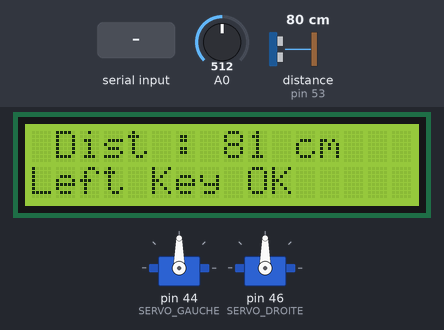
Simulated run of this sketch. Board: Arduino Mega 2560, built with avr-gcc and run on an emulated ATmega2560. Parts: 16×2 character LCD, 2 × servo. Inputs (shaded band) come from the test bench; at power-on: A0 = 512, distance to the obstacle (sensor on pin 53) 80 cm. The echo pulse lasts 58.3 µs per cm; what the sketch prints to the serial monitor is not drawn.

Above: at 1.2 s.
1.3 s: "f" received over the second serial link
At 1.6 s:
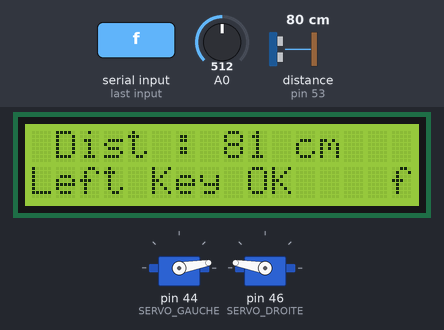
2.8 s: "b" received over the second serial link
At 3.9 s:
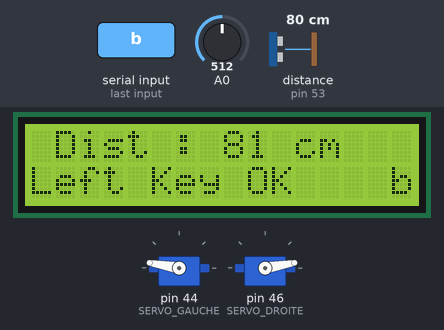
4.3 s: "l" received over the second serial link
At 4.9 s:
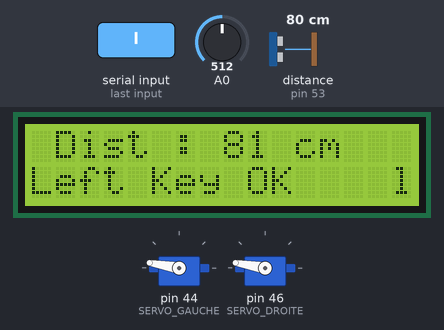
5.8 s: "r" received over the second serial link
At 6.3 s:
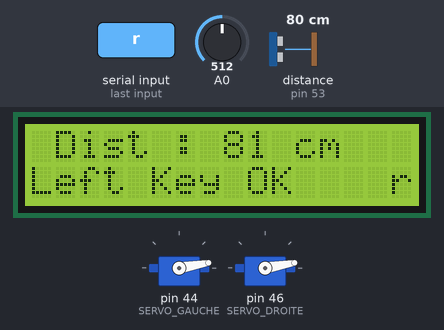
7.3 s: "d" received over the second serial link
At 8.5 s:
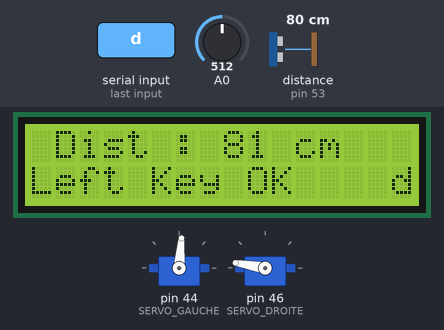
8.8 s: A0 set to 716
At 10.3 s:
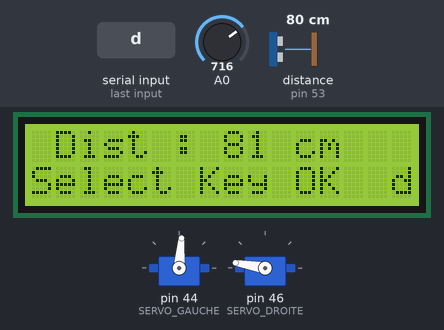
Timing chart, 0 to 11.3 s (numbered marks = the images above; inputs shaded):
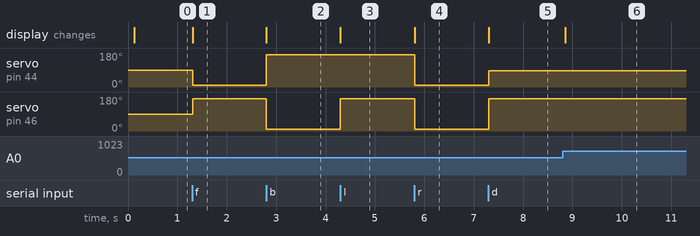

The sketch:

sketch_jun16a.ino
```cpp
#include <NewPing.h>
#include <Servo.h>
#include <LiquidCrystal.h>
#include "LCD_def.h"
#include "BT_def.h"
#include "ROUES_def.h"

/*
  The circuit:
 * LCD RS pin to digital pin 8
 * LCD Enable pin to digital pin 9
 * LCD D4 pin to digital pin 4
 * LCD D5 pin to digital pin 5
 * LCD D6 pin to digital pin 6
 * LCD D7 pin to digital pin 7
 * KEY pin to analogl pin 0
 * Vcc pin to  +5
 * Trig pin to digital pin 22
 * Echo pin to digital pin 24
 */

#define TRIGGER_PIN   51    //Trig_pin
#define ECHO_PIN      53    //Echo_pin
#define MAX_DISTANCE 500    //en cm

LiquidCrystal lcd(8, 9, 4, 5, 6, 7);
NewPing sonar(TRIGGER_PIN, ECHO_PIN, MAX_DISTANCE); // NewPing setup of pins and maximum distance.


//============================================================================
// Initialisation
//============================================================================
void setup()
{
    // create new custom characters
    lcd.createChar(0, customFlecheGauche);
    lcd.createChar(1, customFlecheDroite);
    lcd.createChar(2, customFlecheHaut);
    lcd.createChar(3, customFlecheBas);

    lcd.clear();
    lcd.begin(16, 2);
    lcd.setCursor(3, 1);
    lcd.write(byte(0));
    lcd.write(byte(1));
    lcd.write(byte(2));
    lcd.write(byte(3));
    lcd.setCursor(0,0);

    servo_g.attach(SERVO_GAUCHE);
    servo_d.attach(SERVO_DROITE);
    //servo_tete.attach(SERVO_TETE);
    roues_stop();
    //servo_tete.write(VITESSE_STOP);

    Serial.begin(115200);       // en USB
    Serial2.begin(115200);       // en bluetooth

    Serial.println("Hello");
    Serial2.println("Hello");
}

//============================================================================
// Boucle infinie
//============================================================================
void loop()
{
    unsigned int distance_cm = sonar.ping_cm(); // Send a ping and get the distance in whole centimeters.

    lcd.setCursor(0,0);
    lcd.print(" Dist : ");
    lcd.print(distance_cm);
    lcd.print(" cm  ");

    //Serial.println(distance_cm);    // en USB
    //Serial3.println(distance_cm);   // en bluetooth

    key = get_lcd_key();    // get key press, if any (-1 otherwise)
    bt  = get_bt_key();

    if (key != oldkey)  // if keypress is detected
    {
        delay(50);    // wait for debounce time

        key = get_lcd_key();    // convert into key press
        if (key != oldkey)
        {
            oldkey = key;
            if (key >=0)
            {
                lcd.setCursor(0, 1);  //line=2, x=0
                lcd.print(msgs[key]);
            }
        }
    }

    if(bt!=-1)
    {
        lcd.setCursor(15, 1);
        lcd.write(bt);
    }

    switch(bt)
    {
        //case -1:
        case 's':
            roues_stop(); break;
        case 'f':
            roues_cmd(+RAPIDE,+RAPIDE); break;
        case 'b':
            roues_cmd(-RAPIDE,-RAPIDE); break;
        case 'l':
            roues_cmd(-RAPIDE,+RAPIDE); break;
        case 'r':
            roues_cmd(+RAPIDE,-RAPIDE); break;
        case 'd':
            roues_cmd(+LENT  ,+RAPIDE); break;
        case 'c':
            roues_cmd(+RAPIDE,+LENT  ); break;
        case 'h':
            roues_cmd(-LENT  ,-RAPIDE); break;
        case 'e':
            roues_cmd(-RAPIDE,-LENT  ); break;
        default:
            // rien !
            break;
    }
}
```

BT_def.h
```cpp
int bt=-1;

//------------------------------------------------------------------------------------
// Définition des touches en provenance de l'appli
// Android "Arduino BT Joystick Free" version 3.0.5, de Felipe Porge
// https://play.google.com/store/apps/details?id=com.heightdev.arduinobtjoysticklite

#define BT1_NONE    '0'
#define BT1_RIGHT   '4'
#define BT1_UP      '1'
#define BT1_DOWN    '2'
#define BT1_LEFT    '3'
#define BT1_SELECT  '5'
#define BT1_START   '6'
#define BT1_TRIANG  '7'
#define BT1_SQUARE  '8'
#define BT1_X       '9'
#define BT1_BALL    'A'

//------------------------------------------------------------------------------------
// Définintion des touches en provenance de l'appli
// Android "Arduino Controlled Robot" de Silver Coder
// remarque : il existe aussi les touches ['0'..'9'] et '-'
// https://play.google.com/store/apps/details?id=pl.mobilerobots.vacuumcleanerrobot

#define BT2_GO      'g'
#define BT2_FORWARD 'f'
#define BT2_BACK    'b'      /*                         */
#define BT2_RIGHT   'r'      /*         d  f  c         */
#define BT2_LEFT    'l'      /*          \ | /          */
#define BT2_TOP_R   'c'      /*       l - g/s - r       */
#define BT2_TOP_L   'd'      /*          / | \          */
#define BT2_BOT_R   'e'      /*         h  b  e         */
#define BT2_BOT_L   'h'      /*                         */
#define BT2_STOP    's'
#define BT2_X       'x'

//------------------------------------------------------------------------------------
// Définintion des touches en provenance de l'appli
// Android "BT Bot Control" de PixelMason
// remarque : il existe aussi les touches ['0'..'8']
// remarque : en mode avancé; on recoit le jostick en "sX=75,Y=-55e" et les commande en "sC=1e"
// Remarque : Cette applic peut également afficher l'image d'une caméra IP
// Remarque : Affiche aussi les données en proveance du robot ">15|73%|25° C|item4|item5<"
// https://play.google.com/store/apps/details?id=appinventor.ai_picoware.BTBotControlLite

#define BT3_FORWARD 'U'
#define BT3_BACK    'D'
#define BT3_RIGHT   'R'
#define BT3_LEFT    'L'
#define BT3_STOP    'S'

//------------------------------------------------------------------------------------
// Définintion des touches en provenance de l'appli
// Android "Bluetooth Robot Remote Control" de Hobbyprojects.com
// https://play.google.com/store/apps/details?id=appinventor.ai_hobbyprojects_com.BluetoothRoboControl

#define BT4_UP      'A'
#define BT5_DOWN    'B'
#define BT5_LEFT    'C'
#define BT5_RIGHT   'D'
#define BT5_STOP    'E'
#define BT5_P360    'F'     // +360°
#define BT5_M360    'G'     // -360°

//============================================================================
// Lecture des ordre en provenance du bluetooth
//     -1 : pas de touche
//      0 : Droite
//      1 : Haut
//      2 : Bas
//      3 : Gauche
//      4 : Select
//============================================================================
int get_bt_key()
{
    int k = -1;
    int incomingByte = -1;   // for incoming serial data

    if (Serial2.available() > 0)
    {
        // read the incoming byte:
        incomingByte = Serial2.read();

        // conversion du code télécommande android en numéro de touche
        // pour l'appli Android "Arduino BT Joystick Free" version 3.0.5
        /*
        switch(incomingByte)
        {
            case BT1_NONE   : k=KEY_NONE; break;
            case BT1_RIGHT  : k=KEY_RIGHT; break;
            case BT1_UP     : k=KEY_UP; break;
            case BT1_DOWN   : k=KEY_DOWN; break;
            case BT1_LEFT   : k=KEY_LEFT; break;
            case BT1_SELECT : k=KEY_SELECT; break;
            default        : k=KEY_NONE; break;
        }
        */
        k = incomingByte;

        // pour debug sur port série
        /*
        Serial.print("BT received: 0x");
        Serial.print(incomingByte, HEX);    // en hexa
        Serial.print(" = ");
        Serial.print(incomingByte, DEC);    // en decimal
        Serial.print("d = '");
        */
        Serial.write(incomingByte);         // en ascii
        /*
        Serial.print("' --> touche ");
        Serial.println(k);
        */
    }

    return k;
}
```

ROUES_def.h
```cpp
#define SERVO_GAUCHE    44
#define SERVO_DROITE    46
#define SERVO_TETE      42

#define VITESSE_STOP    90
#define VITESSE_LENTE   (VITESSE_STOP+5)    // à ajuster
#define VITESSE_RAPIDE  (VITESSE_STOP+80)   // à ajuster

#define RAPIDE  (VITESSE_RAPIDE-VITESSE_STOP)
#define LENT    (VITESSE_LENTE -VITESSE_STOP)

Servo servo_g, servo_d, servo_tete;

void roues_stop(void)
{
    servo_g.write(VITESSE_STOP);
    servo_d.write(VITESSE_STOP);
}

void roues_cmd(int vitesse_gauche,int vitesse_droite)
{
    servo_g.write(VITESSE_STOP-vitesse_gauche); //servo gauche dans l'autre sens
    servo_d.write(VITESSE_STOP+vitesse_droite);
}
```

LCD_def.h
```cpp
int key=-1;
int oldkey=-1;

byte customFlecheGauche[8] = {
    0b00000,
    0b00010,
    0b00110,
    0b01110,
    0b11110,
    0b01110,
    0b00110,
    0b00010
};

byte customFlecheDroite[8] = {
    0b00000,
    0b01000,
    0b01100,
    0b01110,
    0b01111,
    0b01110,
    0b01100,
    0b01000
};

byte customFlecheHaut[8] = {
    0b00000,
    0b00100,
    0b00100,
    0b01110,
    0b01110,
    0b11111,
    0b11111,
    0b00000
};

byte customFlecheBas[8] = {
    0b00000,
    0b11111,
    0b11111,
    0b01110,
    0b01110,
    0b00100,
    0b00100,
    0b00000
};

//------------------------------------------------------------------------------------
// Définition des touches à l'intérieur de l'appli Arduino
// Ces touches sont celles de l'interface clavier du shield LCD SainSmart

#define KEY_NONE    (-1)
#define KEY_RIGHT   0
#define KEY_UP      1
#define KEY_DOWN    2
#define KEY_LEFT    3
#define KEY_SELECT  4

char msgs[5][16] = {"Right Key OK ",
                    "Up Key OK    ",
                    "Down Key OK  ",
                    "Left Key OK  ",
                    "Select Key OK" };

unsigned int adc_key_val[5] ={50, 200, 400, 600, 800 };
int NUM_KEYS = 5;

//============================================================================
// Lecture de la touche clavier du shield LCD
//     -1 : pas de touche
//      0 : Droite
//      1 : Haut
//      2 : Bas
//      3 : Gauche
//      4 : Select
//============================================================================
int get_lcd_key()
{
    int k = -1;
    unsigned int input = analogRead(0);    // read the value from the sensor
    for (k = 0; k < NUM_KEYS; k++)
    {
        if (input < adc_key_val[k])
        {
            return k;
        }
    }

    if (k >= NUM_KEYS)
        k = -1;     // No valid key pressed

    return k;
}
```

Measured:
- after the input at 1.3 s, servo on pin 44 (SERVO_GAUCHE): 90° → 10° at once; servo on pin 46 (SERVO_DROITE): 90° → 170° at once; the display: changes at once (image 1)
- after the input at 2.8 s, servo on pin 44 (SERVO_GAUCHE): 10° → 170° at once; servo on pin 46 (SERVO_DROITE): 170° → 10° at once; the display: changes at once (image 2)
- after the input at 4.3 s, servo on pin 46 (SERVO_DROITE): 10° → 170° at once; the display: changes at once (image 3)
- after the input at 5.8 s, servo on pin 44 (SERVO_GAUCHE), servo on pin 46 (SERVO_DROITE): 170° → 10° at once; the display: changes at once (image 4)
- after the input at 7.3 s, servo on pin 44 (SERVO_GAUCHE): 10° → 85° at once; servo on pin 46 (SERVO_DROITE): 10° → 170° at once; the display: changes at once (image 5)
- after the input at 8.8 s, the display: changes after 0.05 s (image 6)
